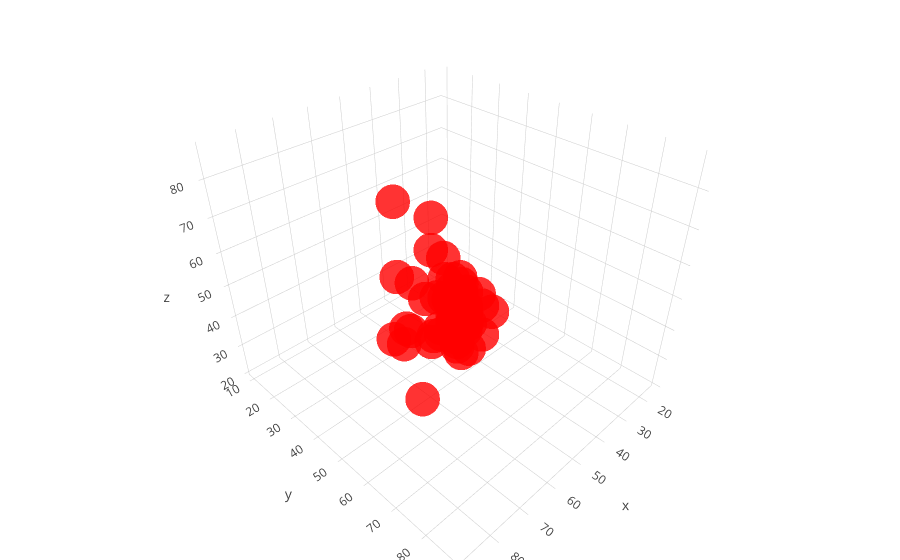

Source (notebook cell):
### Markdown cell above
** Who are the quick, agile and strong young players ?**

A Good Combination of all three will be a must have!

X axis - Ball Control

Y axis - Dribbling

Z axis - Shot Power

Zoom in and discover the player!

### Code cell
#Prepare Data Frame
d_frame3 = d_frame.iloc[:50,:]

#Create trace
trace = go.Scatter3d(
    x=d_frame3.BallControl,
    y=d_frame3.Dribbling,
    z=d_frame3.ShotPower,
    text= d_frame3.Name,
    mode='markers',
    marker=dict(
        size=12,
        color= 'red',          #set color to an array/list of desired value (plotly.ly)
#When we enters 'Fork Notebook' he describes 'z'. But why doesn't he recognize this right now? 
        colorscale='Viridis',   #Choose a colorscale
        opacity=0.8
    )
)
data = [trace]
layout = go.Layout(
    margin=dict(
        l=0,
        r=0,
        b=0,
        t=0
    ),
)
fig = go.Figure(data=data, layout=layout)
iplot(fig)

### Figure 1 — Plotly figure (JSON) as saved in the notebook; plotly's stock layout.template omitted (floating-point values rounded to 4 significant figures)
{"data": [{"marker": {"color": "red", "colorscale": "Viridis", "opacity": 0.8, "size": 12}, "mode": "markers", "text": ["M. Škriniar", "S. Milinković-Savić", "Marco Asensio", "N. Fekir", "J. Kimmich", "Saúl", "D. Sánchez", "J. Giménez", "A. Laporte", "Bruno Fernandes", "N. Süle", "A. Martial", "D. Alli", "Fabinho", "Marquinhos", "M. Depay", "O. Dembélé", "Gabriel Jesus", "P. Kimpembe", "N. Keïta", "C. Tolisso", "T. Lemar", "K. Coman", "J. Tah", "Anderson Talisca", "T. Werner", "A. Rabiot", "L. Goretzka", "Y. Carrasco", "M. Kovačić", "Kepa", "S. Gnabry", "J. Pickford", "J. Stones", "Suso", "J. Draxler", "M. de Ligt", "Rodri", "Arthur", "G. Donnarumma", "Gelson Martins", "Gonçalo Guedes", "L. Torreira", "Malcom", "Pau López", "L. Hernández", "C. Lenglet", "A. Robertson", "F. Bernardeschi", "J. Brandt"], "type": "scatter3d", "uid": "127d081a-7272-4481-9850-1ed217b008c9", "x": [67, 87, 85, 89, 85, 85, 73, 56, 73, 85, 63, 86, 85, 82, 76, 85, 83, 85, 78, 88, 81, 86, 83, 64, 84, 84, 83, 83, 87, 89, 16, 83, 40, 80, 89, 89, 73, 82, 83, 28, 83, 81, 81, 85, 16, 79, 76, 78, 87, 85], "y": [59, 86, 86, 90, 80, 83, 63, 47, 59, 83, 42, 87, 83, 76, 59, 85, 90, 86, 58, 88, 77, 85, 88, 55, 82, 83, 79, 81, 88, 88, 10, 87, 14, 69, 88, 88, 65, 77, 82, 28, 85, 86, 78, 85, 18, 65, 60, 76, 86, 87], "z": [50, 83, 86, 84, 75, 78, 66, 72, 68, 87, 77, 84, 78, 78, 53, 87, 83, 78, 55, 76, 82, 79, 77, 44, 84, 74, 80, 77, 84, 79, 25, 85, 31, 46, 78, 86, 79, 70, 76, 24, 72, 81, 78, 85, 21, 62, 58, 67, 82, 80]}], "layout": {"margin": {"b": 0, "l": 0, "r": 0, "t": 0}}}
